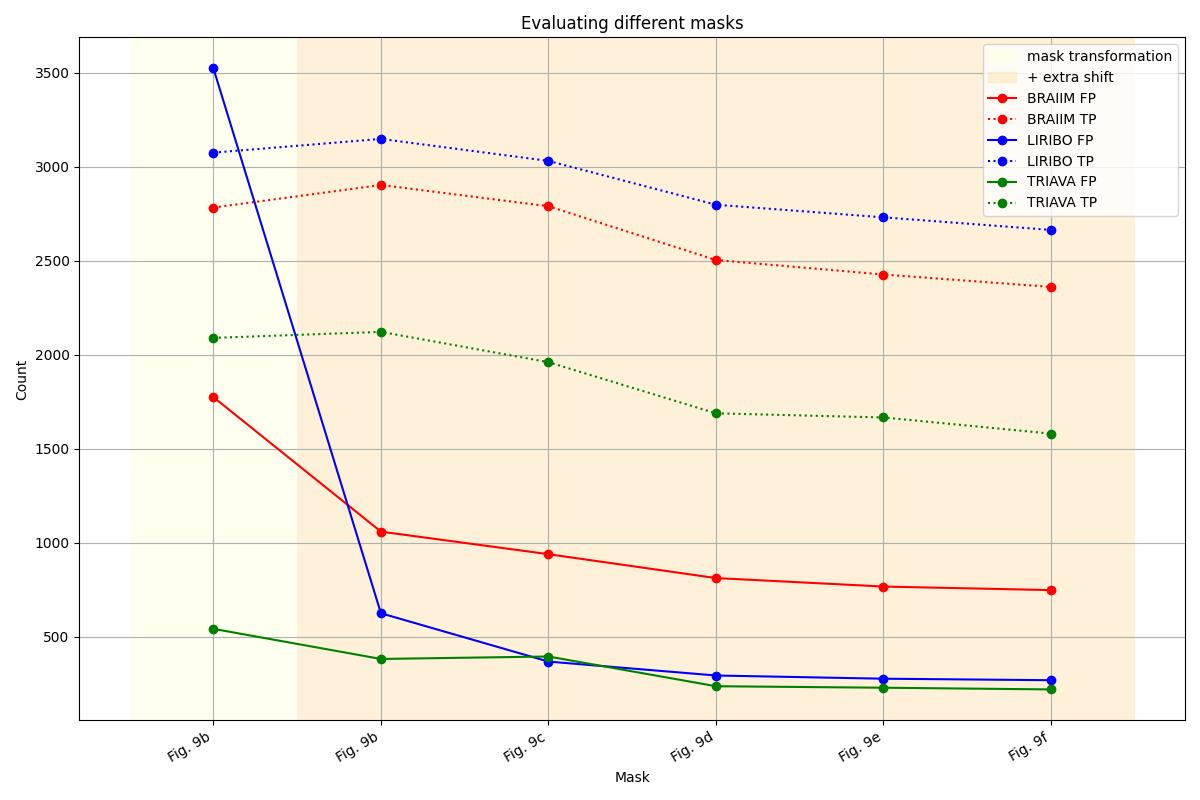

Recreate this plot in Python.
import pandas as pd
import matplotlib.pyplot as plt

import matplotlib.patches as mpatches

df = pd.read_csv("/user/christoph.wald/u15287/insect_pest_detection/3_2_image_processing_evaluation/mask_tests/revised_mask_testing_collected_results.csv")


# To avoid confusion with repeated mask labels, add index numbers
df["label"] = df.index + 1 # numerical x-axis for plotting
mask_labels = df["mask"] # store mask names separately for tick labels
mask_labels = ["Fig. 9b", "Fig. 9b", "Fig. 9c", "Fig. 9d", "Fig. 9e", "Fig. 9f" ]

# Plot all in one graph
plt.figure(figsize=(12, 8))


# Add background colors
plt.axvspan(0.5, 1.5, facecolor='lightyellow', alpha=0.5)
plt.axvspan(1.5, 6.5, facecolor='moccasin', alpha=0.5)

yellow_patch = mpatches.Patch(color='lightyellow', alpha=0.5, label='mask transformation')
orange_patch = mpatches.Patch(color='moccasin', alpha=0.5, label='+ extra shift')


# BRAIIM
plt.plot(df["label"], df["FP BRAIIM"], marker="o", linestyle="-", color="red", label="BRAIIM FP")
plt.plot(df["label"], df["TP BRAIIM"], marker="o", linestyle=":", color="red", label="BRAIIM TP")


# LIRIBO
plt.plot(df["label"], df["FP LIRIBO"], marker="o", linestyle="-", color="blue", label="LIRIBO FP")
plt.plot(df["label"], df["TP LIRIBO"], marker="o", linestyle=":", color="blue", label="LIRIBO TP")


# TRIAVA
plt.plot(df["label"], df["FP TRIAVA"], marker="o", linestyle="-", color="green", label="TRIAVA FP")
plt.plot(df["label"], df["TP TRIAVA"], marker="o", linestyle=":", color="green", label="TRIAVA TP")


# Replace x-axis ticks with mask names
plt.xticks(df["label"], mask_labels, rotation=30, ha="right")


plt.xlabel("Mask")
plt.ylabel("Count")
plt.grid(visible = True)
plt.title("Evaluating different masks")
plt.legend()
plt.legend(handles=[
    yellow_patch, orange_patch, 
    *plt.gca().get_legend_handles_labels()[0]  # keep existing FP/TP lines
], loc='best')
plt.tight_layout()
plt.savefig("figure_mask_evaluation.jpg")
